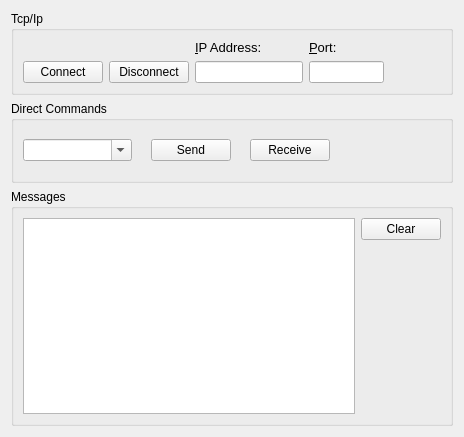
<?xml version="1.0" encoding="UTF-8"?>
<ui version="4.0">
 <class>SetupTab</class>
 <widget class="QWidget" name="SetupTab">
  <property name="geometry">
   <rect>
    <x>0</x>
    <y>0</y>
    <width>464</width>
    <height>437</height>
   </rect>
  </property>
  <property name="windowTitle">
   <string>Form</string>
  </property>
  <layout class="QVBoxLayout" name="verticalLayout_3">
   <item>
    <widget class="QGroupBox" name="groupBox">
     <property name="sizePolicy">
      <sizepolicy hsizetype="Expanding" vsizetype="Preferred">
       <horstretch>0</horstretch>
       <verstretch>0</verstretch>
      </sizepolicy>
     </property>
     <property name="title">
      <string>Tcp/Ip</string>
     </property>
     <layout class="QHBoxLayout" name="horizontalLayout_4">
      <item>
       <layout class="QHBoxLayout" name="horizontalLayout">
        <property name="topMargin">
         <number>0</number>
        </property>
        <item alignment="Qt::AlignBottom">
         <widget class="QPushButton" name="btnConnect">
          <property name="text">
           <string>Connect</string>
          </property>
         </widget>
        </item>
        <item alignment="Qt::AlignBottom">
         <widget class="QPushButton" name="btnDisconnect">
          <property name="text">
           <string>Disconnect</string>
          </property>
         </widget>
        </item>
       </layout>
      </item>
      <item>
       <layout class="QVBoxLayout" name="verticalLayout">
        <property name="topMargin">
         <number>0</number>
        </property>
        <property name="bottomMargin">
         <number>0</number>
        </property>
        <item>
         <widget class="QLabel" name="lbIpAdress">
          <property name="font">
           <font>
            <pointsize>10</pointsize>
           </font>
          </property>
          <property name="text">
           <string>&amp;IP Address:</string>
          </property>
          <property name="buddy">
           <cstring>editIpAdress</cstring>
          </property>
         </widget>
        </item>
        <item>
         <widget class="QLineEdit" name="editIpAdress"/>
        </item>
       </layout>
      </item>
      <item>
       <layout class="QVBoxLayout" name="verticalLayout_2">
        <property name="topMargin">
         <number>0</number>
        </property>
        <property name="bottomMargin">
         <number>0</number>
        </property>
        <item>
         <widget class="QLabel" name="lbPort">
          <property name="font">
           <font>
            <pointsize>10</pointsize>
           </font>
          </property>
          <property name="text">
           <string>&amp;Port: </string>
          </property>
          <property name="buddy">
           <cstring>editPort</cstring>
          </property>
         </widget>
        </item>
        <item>
         <widget class="QLineEdit" name="editPort">
          <property name="maximumSize">
           <size>
            <width>75</width>
            <height>16777215</height>
           </size>
          </property>
         </widget>
        </item>
       </layout>
      </item>
      <item>
       <spacer name="horizontalSpacer">
        <property name="orientation">
         <enum>Qt::Horizontal</enum>
        </property>
        <property name="sizeHint" stdset="0">
         <size>
          <width>40</width>
          <height>20</height>
         </size>
        </property>
       </spacer>
      </item>
     </layout>
    </widget>
   </item>
   <item>
    <widget class="QGroupBox" name="gbDirectCommands">
     <property name="sizePolicy">
      <sizepolicy hsizetype="Expanding" vsizetype="Preferred">
       <horstretch>0</horstretch>
       <verstretch>0</verstretch>
      </sizepolicy>
     </property>
     <property name="title">
      <string>Direct Commands</string>
     </property>
     <layout class="QHBoxLayout" name="horizontalLayout_2">
      <item>
       <widget class="QComboBox" name="cmbCommands">
        <property name="sizePolicy">
         <sizepolicy hsizetype="Expanding" vsizetype="Fixed">
          <horstretch>0</horstretch>
          <verstretch>0</verstretch>
         </sizepolicy>
        </property>
        <property name="editable">
         <bool>true</bool>
        </property>
       </widget>
      </item>
      <item>
       <spacer name="horizontalSpacer_2">
        <property name="orientation">
         <enum>Qt::Horizontal</enum>
        </property>
        <property name="sizeType">
         <enum>QSizePolicy::Minimum</enum>
        </property>
        <property name="sizeHint" stdset="0">
         <size>
          <width>13</width>
          <height>20</height>
         </size>
        </property>
       </spacer>
      </item>
      <item>
       <widget class="QPushButton" name="btnSend">
        <property name="text">
         <string>Send</string>
        </property>
       </widget>
      </item>
      <item>
       <spacer name="horizontalSpacer_3">
        <property name="orientation">
         <enum>Qt::Horizontal</enum>
        </property>
        <property name="sizeType">
         <enum>QSizePolicy::Minimum</enum>
        </property>
        <property name="sizeHint" stdset="0">
         <size>
          <width>13</width>
          <height>20</height>
         </size>
        </property>
       </spacer>
      </item>
      <item>
       <widget class="QPushButton" name="btnReceive">
        <property name="text">
         <string>Receive</string>
        </property>
       </widget>
      </item>
      <item>
       <spacer name="horizontalSpacer_4">
        <property name="orientation">
         <enum>Qt::Horizontal</enum>
        </property>
        <property name="sizeHint" stdset="0">
         <size>
          <width>111</width>
          <height>41</height>
         </size>
        </property>
       </spacer>
      </item>
     </layout>
    </widget>
   </item>
   <item>
    <widget class="QGroupBox" name="gbMessages">
     <property name="title">
      <string>Messages</string>
     </property>
     <layout class="QHBoxLayout" name="horizontalLayout_3">
      <item>
       <widget class="QTextEdit" name="txtMessages"/>
      </item>
      <item alignment="Qt::AlignTop">
       <widget class="QPushButton" name="btnClear">
        <property name="text">
         <string>Clear</string>
        </property>
       </widget>
      </item>
     </layout>
    </widget>
   </item>
  </layout>
 </widget>
 <tabstops>
  <tabstop>btnConnect</tabstop>
  <tabstop>btnDisconnect</tabstop>
  <tabstop>editIpAdress</tabstop>
  <tabstop>editPort</tabstop>
  <tabstop>cmbCommands</tabstop>
  <tabstop>btnSend</tabstop>
  <tabstop>btnReceive</tabstop>
  <tabstop>txtMessages</tabstop>
  <tabstop>btnClear</tabstop>
 </tabstops>
 <resources/>
 <connections/>
</ui>
